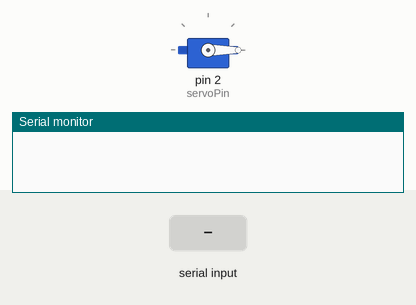
Recording of a sketch running on a simulated Arduino Uno, built with avr-gcc and run on an emulated ATmega328P. On the bench: servo, the last lines printed to the serial monitor. The inputs (shaded band) are chosen by the test bench.

Above: at 1.4 s.
1.5 s: "90,45\n" received over Serial
At 1.9 s:
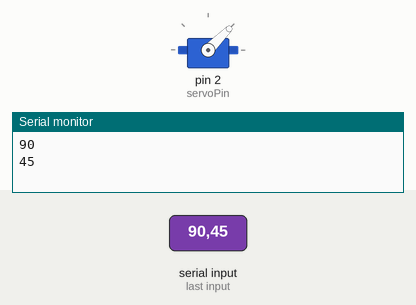
4.2 s: "30,150\n" received over Serial
At 5.1 s:
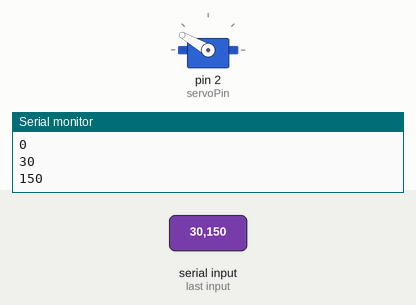
6.9 s: "200\n" received over Serial
At 7.2 s:
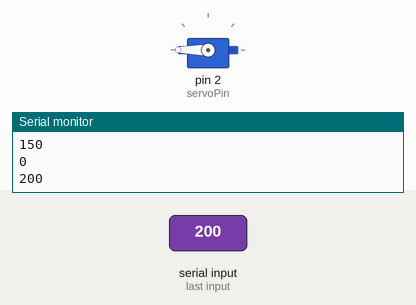
Timing chart, 0 to 9.9 s (numbered marks = the images above; inputs shaded):
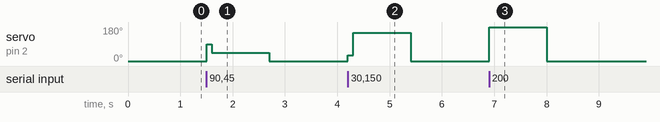

Measured:
- after the input at 1.5 s, servo on pin 2 (servoPin): 0° → 90° at once, → 45° 0.10 s later, → 0° 1.1 s later
- after the input at 4.2 s, servo on pin 2 (servoPin): 0° → 30° at once, → 150° 0.10 s later, → 0° 1.1 s later
- after the input at 6.9 s, servo on pin 2 (servoPin): 0° → 180° at once, → 0° 1.1 s later

The sketch:

ard.ino
```cpp
#include <Servo.h>
int servoPin = 2 ;
int angle = 0 ;
int incomingByte = 0; // for incoming serial data
Servo servo1;

void setup() {
  Serial.begin(9600); // opens serial port, sets data rate to 9600 bps
  servo1.attach(servoPin);
  servo1.write(0);
  delay(200);
}

void loop() {
  // send data only when you receive data:
  if (Serial.available() > 0) {
    angle = Serial.parseInt();
    pinMode(servoPin,OUTPUT);
    servo1.write(angle);
    delay(100);
    Serial.println(angle);
  }
  pinMode(servoPin,INPUT);
}
```
